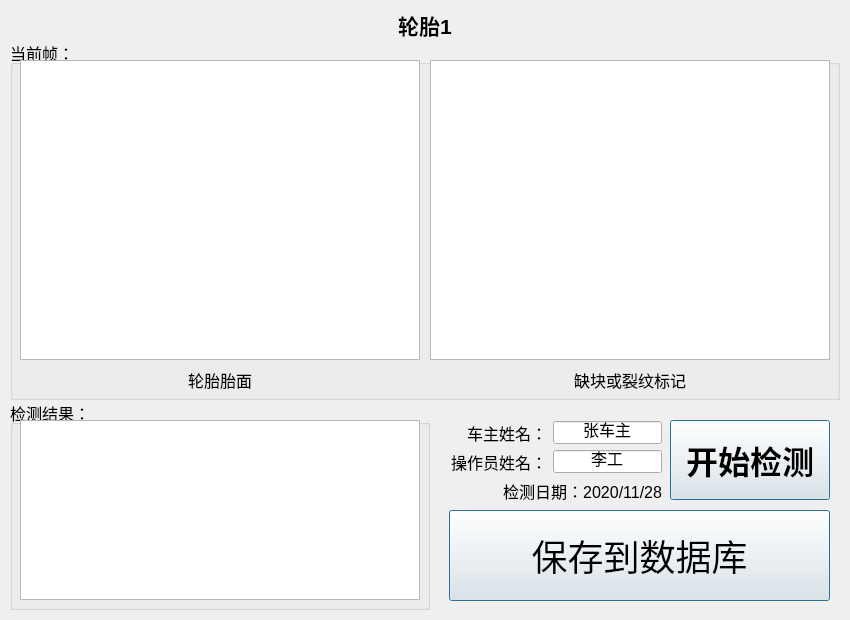
<?xml version="1.0" encoding="UTF-8"?>
<ui version="4.0">
 <class>Form</class>
 <widget class="QWidget" name="Form">
  <property name="enabled">
   <bool>true</bool>
  </property>
  <property name="geometry">
   <rect>
    <x>0</x>
    <y>0</y>
    <width>850</width>
    <height>620</height>
   </rect>
  </property>
  <property name="windowTitle">
   <string>西安工业大学-汽车轮胎胎面缺陷检测系统</string>
  </property>
  <property name="windowIcon">
   <iconset>
    <normaloff>xatu.ico</normaloff>xatu.ico</iconset>
  </property>
  <widget class="QLabel" name="label">
   <property name="geometry">
    <rect>
     <x>10</x>
     <y>10</y>
     <width>830</width>
     <height>30</height>
    </rect>
   </property>
   <property name="font">
    <font>
     <pointsize>16</pointsize>
     <weight>75</weight>
     <bold>true</bold>
    </font>
   </property>
   <property name="layoutDirection">
    <enum>Qt::LeftToRight</enum>
   </property>
   <property name="text">
    <string>轮胎1</string>
   </property>
   <property name="alignment">
    <set>Qt::AlignCenter</set>
   </property>
  </widget>
  <widget class="QGroupBox" name="groupBox">
   <property name="geometry">
    <rect>
     <x>10</x>
     <y>40</y>
     <width>830</width>
     <height>360</height>
    </rect>
   </property>
   <property name="font">
    <font>
     <pointsize>12</pointsize>
    </font>
   </property>
   <property name="title">
    <string>当前帧：</string>
   </property>
   <widget class="QGraphicsView" name="graph">
    <property name="geometry">
     <rect>
      <x>10</x>
      <y>20</y>
      <width>400</width>
      <height>300</height>
     </rect>
    </property>
   </widget>
   <widget class="QGraphicsView" name="graph_2">
    <property name="geometry">
     <rect>
      <x>420</x>
      <y>20</y>
      <width>400</width>
      <height>300</height>
     </rect>
    </property>
   </widget>
   <widget class="QLabel" name="label_2">
    <property name="geometry">
     <rect>
      <x>10</x>
      <y>330</y>
      <width>400</width>
      <height>20</height>
     </rect>
    </property>
    <property name="text">
     <string>轮胎胎面</string>
    </property>
    <property name="alignment">
     <set>Qt::AlignCenter</set>
    </property>
   </widget>
   <widget class="QLabel" name="label_3">
    <property name="geometry">
     <rect>
      <x>420</x>
      <y>330</y>
      <width>400</width>
      <height>20</height>
     </rect>
    </property>
    <property name="text">
     <string>缺块或裂纹标记</string>
    </property>
    <property name="alignment">
     <set>Qt::AlignCenter</set>
    </property>
   </widget>
  </widget>
  <widget class="QGroupBox" name="groupBox_2">
   <property name="geometry">
    <rect>
     <x>10</x>
     <y>400</y>
     <width>420</width>
     <height>210</height>
    </rect>
   </property>
   <property name="font">
    <font>
     <pointsize>12</pointsize>
    </font>
   </property>
   <property name="title">
    <string>检测结果：</string>
   </property>
   <widget class="QTextBrowser" name="textBrowser">
    <property name="geometry">
     <rect>
      <x>10</x>
      <y>20</y>
      <width>400</width>
      <height>180</height>
     </rect>
    </property>
   </widget>
  </widget>
  <widget class="QPushButton" name="pushButton_2">
   <property name="geometry">
    <rect>
     <x>449</x>
     <y>510</y>
     <width>381</width>
     <height>91</height>
    </rect>
   </property>
   <property name="font">
    <font>
     <pointsize>27</pointsize>
     <weight>50</weight>
     <bold>false</bold>
    </font>
   </property>
   <property name="layoutDirection">
    <enum>Qt::LeftToRight</enum>
   </property>
   <property name="text">
    <string>保存到数据库</string>
   </property>
   <property name="icon">
    <iconset>
     <normaloff>save.ico</normaloff>save.ico</iconset>
   </property>
   <property name="iconSize">
    <size>
     <width>40</width>
     <height>40</height>
    </size>
   </property>
   <property name="checkable">
    <bool>false</bool>
   </property>
   <property name="autoDefault">
    <bool>false</bool>
   </property>
   <property name="default">
    <bool>true</bool>
   </property>
   <property name="flat">
    <bool>false</bool>
   </property>
  </widget>
  <widget class="QPushButton" name="pushButton">
   <property name="geometry">
    <rect>
     <x>670</x>
     <y>420</y>
     <width>160</width>
     <height>80</height>
    </rect>
   </property>
   <property name="font">
    <font>
     <pointsize>24</pointsize>
     <weight>75</weight>
     <bold>true</bold>
    </font>
   </property>
   <property name="text">
    <string>开始检测</string>
   </property>
   <property name="autoDefault">
    <bool>false</bool>
   </property>
   <property name="default">
    <bool>true</bool>
   </property>
  </widget>
  <widget class="QWidget" name="layoutWidget">
   <property name="geometry">
    <rect>
     <x>451</x>
     <y>421</y>
     <width>211</width>
     <height>81</height>
    </rect>
   </property>
   <layout class="QGridLayout" name="gridLayout">
    <item row="0" column="0">
     <widget class="QLabel" name="label_4">
      <property name="font">
       <font>
        <pointsize>12</pointsize>
       </font>
      </property>
      <property name="text">
       <string>车主姓名：</string>
      </property>
      <property name="alignment">
       <set>Qt::AlignRight|Qt::AlignTrailing|Qt::AlignVCenter</set>
      </property>
     </widget>
    </item>
    <item row="0" column="1">
     <widget class="QLineEdit" name="owner">
      <property name="font">
       <font>
        <pointsize>12</pointsize>
       </font>
      </property>
      <property name="text">
       <string>张车主</string>
      </property>
      <property name="alignment">
       <set>Qt::AlignCenter</set>
      </property>
     </widget>
    </item>
    <item row="1" column="0">
     <widget class="QLabel" name="label_5">
      <property name="font">
       <font>
        <pointsize>12</pointsize>
       </font>
      </property>
      <property name="text">
       <string>操作员姓名：</string>
      </property>
     </widget>
    </item>
    <item row="1" column="1">
     <widget class="QLineEdit" name="oper">
      <property name="font">
       <font>
        <pointsize>12</pointsize>
       </font>
      </property>
      <property name="text">
       <string>李工</string>
      </property>
      <property name="alignment">
       <set>Qt::AlignCenter</set>
      </property>
     </widget>
    </item>
    <item row="2" column="0" colspan="2">
     <widget class="QLabel" name="label_6">
      <property name="font">
       <font>
        <pointsize>12</pointsize>
       </font>
      </property>
      <property name="text">
       <string>检测日期：2020/11/28</string>
      </property>
      <property name="alignment">
       <set>Qt::AlignRight|Qt::AlignTrailing|Qt::AlignVCenter</set>
      </property>
     </widget>
    </item>
   </layout>
  </widget>
 </widget>
 <resources/>
 <connections/>
</ui>
